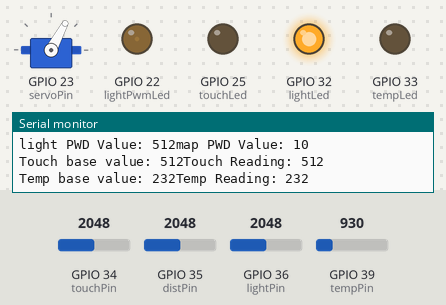
Bench run of a sketch on a simulated ESP32. Shown: servo, output pins drawn as LEDs (lit = HIGH), the last lines printed to the serial monitor. The test bench sets the inputs (shaded band); at power-on: GPIO 39 (tempPin) = 930, GPIO 35 (distPin) = 2048, GPIO 34 (touchPin) = 2048, GPIO 36 (lightPin) = 2048 (analog values on the 0–4095 scale).

Above: at 5.2 s.
5.3 s: GPIO 39 (tempPin) set to 1031
At 6.1 s:
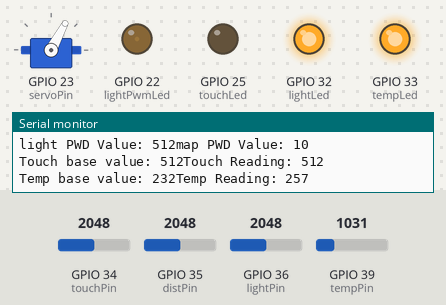
6.8 s: GPIO 35 (distPin) set to 2866
At 8.0 s:
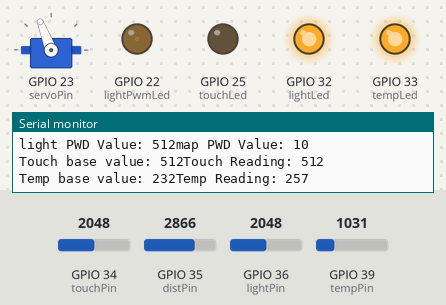
8.3 s: GPIO 34 (touchPin) set to 1918
9.8 s: GPIO 34 (touchPin) set to 1805
At 10.4 s:
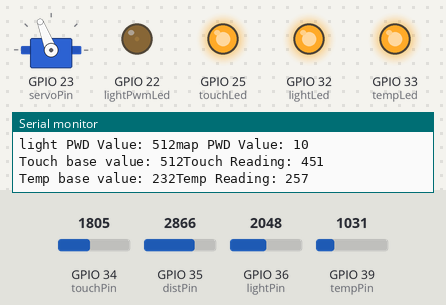
11.3 s: GPIO 36 (lightPin) set to 1228
At 11.8 s:
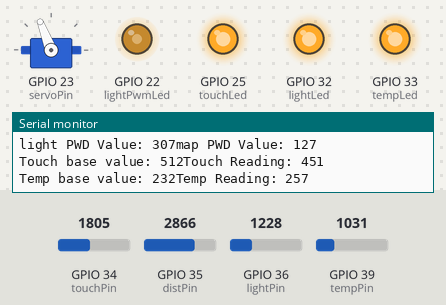
12.9 s: GPIO 39 (tempPin) set to 809
At 13.3 s:
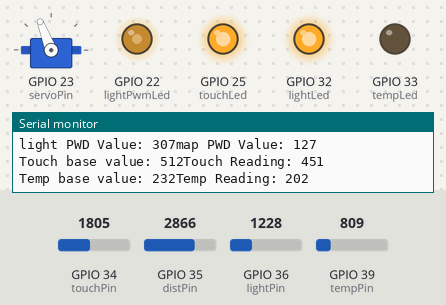
Timing chart, 0 to 15.4 s (numbered marks = the images above; inputs shaded):
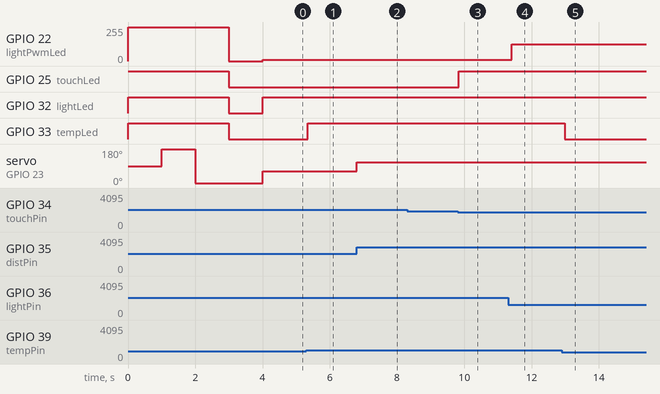

Measured:
- the behaviour switches between 975 and 976 on GPIO 39 (tempPin) (found by bisection; images 0 and 1)
- the behaviour switches between 1844 and 1843 on GPIO 34 (touchPin) (found by bisection; images 2 and 3)
- after the input at 5.3 s, GPIO 33 (tempLed): LOW → HIGH after 0.05 s
- after the input at 6.8 s, servo on GPIO 23 (servoPin): 62° → 111° at once
- after the input at 9.8 s, GPIO 25 (touchLed): LOW → HIGH at once
- after the input at 11.3 s, GPIO 22 (lightPwmLed): 10/255 → 127/255 after 0.11 s
- after the input at 12.9 s, GPIO 33 (tempLed): HIGH → LOW after 0.08 s

The sketch:

CDA4630_Midterm_distance.ino
```cpp
/*
Embedded System Midterm for Classes CDA4630 and CDA6316
Based on ESP32 technology, NodeMCU-32S
Dr. Bassem Alhalabi
Florida Atlantic Univercity, Boca Raton
Update: 2023-0928

Modified by Alain Padron for Embedded Systems Fall 2024
*/

// include files
#include <ESP32Servo.h> // Files downloaded from library manager

// class obects
Servo myservo; // using class servo to create servo object, myservo, to control a servo motor

// ---------- defining pins for inputs
const int servoPin = 23; // servo pin
const int distPin = 35; // ir analog pin
const int lightPin = 36; // light sensor pins
const int touchPin = 34; // touch sensor pin
const int tempPin = 39; // temperature sensor pin

// ---------- defining pins for outputs
const int touchLed = 25; // touch green led
const int lightLed = 32; // ligh blue led
const int lightPwmLed = 22; // light yellow led - pwm
const int tempLed = 33; // temperature red led

// ---------- sensor values
int touchVal = 0, baseTouchVal=0;
int lightVal = 0, baseLightVal = 0, pwmVal=0, mapPwmVal=0;
int tempVal = 0, baseTempVal = 0;
int distVal = 0, baseDistVal=0, mapDistVal =0;
int flag=0;


// ---------- Main functions


// setup function: init all connections
void setup()
{
  // Set up ADC resolution to 10 bits: will get values between 0-1024
  analogReadResolution(10);

  // connect servo myservo to servoPin
  myservo.attach(servoPin);

  // set up analog pin as inputs
  pinMode(distPin, INPUT);
  pinMode(lightPin, INPUT);
  pinMode(touchPin, INPUT);
  pinMode(tempPin, INPUT);

  // set output pins
  pinMode(touchLed, OUTPUT);
  pinMode(lightLed, OUTPUT);
  pinMode(tempLed, OUTPUT);
  pinMode(lightPwmLed, OUTPUT);

  // set up default values
  digitalWrite(touchLed, HIGH);
  digitalWrite(lightLed, HIGH);
  digitalWrite(tempLed, HIGH);
  digitalWrite(lightPwmLed, HIGH);

  delay(1000); // wait for 1000 ms
  myservo.write (180);

  delay(1000); // wait for 1000 ms
  myservo.write (0);

  delay(1000); // wait for 1000 ms
  digitalWrite(touchLed, LOW);
  digitalWrite(lightLed, LOW);
  digitalWrite(tempLed, LOW);
  digitalWrite(lightPwmLed, LOW);

  delay(1000); // wait for 1000 ms
  // start the serial port
  Serial.begin(115200);
  // read sensors values and save them as baseline values
  baseLightVal = analogRead(lightPin); // room light
  baseTempVal = analogRead(tempPin); // room temperature
  baseTouchVal = analogRead(touchPin); // room touch
  baseDistVal = analogRead(distPin); // room distance
}

void loop()
{


  // ---------- distance sensor controls


  // read the distance sensor, set the min/max limits, and map to full range 0-180
  distVal = analogRead(distPin); // 0 - 1023
  distVal = min (distVal, 1000);
  distVal = max (distVal, 250);
  mapDistVal = map (distVal, 250, 1000, 0, 180); // map values between in range (250, 1010) to values in range (0, 180)
  myservo.write (mapDistVal);

  // ********** requirement # 1
  // the code above causes the servo to sweep from 0-90 as the distVal sweeps from 250-1000 as you vertically move your hand up/down over the distance sensor
  // modify the code so that if you move your hand horizantally quickly the servo stops in its last position
  /* enter your comments here:


  */


  // ---------- light sensor controls


  // read light sensor
  lightVal = analogRead(lightPin); // light sensor

  // The following two lines designate a deadzone band for the blue led.
  if ( (lightVal > (baseLightVal - (0.1 * baseLightVal) ) ) )  // if incoming light is above the 90% threshold, turn LED on
    { digitalWrite(lightLed, HIGH); }
  else if ( (lightVal < (baseLightVal - (0.9 * baseLightVal) ) ) )  // if incoming light is below the 10% threshold, turn LED off
    { digitalWrite(lightLed, LOW); }
  // observe when the blue led turns off and on as you move your finger up and down above the light sensor

  // ********** requirement #2
  // change the code above to expand the range from 0.3-0.5 to the max and explore the changes.
  /* enter your comments here:

    Modified the code to use a high threashold of 90% to turn the LED on and a low threshold of 10% to turn the LED off.
    This means that when the incoming light is greater than 90% of the base light value, the LED will turn on.
    When the incoming light is less than 10% of the base light value, the LED will turn off.

  */

  // ---------- pwm controls for the yellow led, where led dims from 100% to 0% based on the light value


  pwmVal = lightVal; // copy the light val
  pwmVal = min(pwmVal, baseLightVal); // allow pwmVal value to be max at room light
  pwmVal = max(pwmVal, 100); // allow pwmVal value to be min is 10
  mapPwmVal = map(pwmVal, 100, baseLightVal, 245, 10);
  analogWrite(lightPwmLed, mapPwmVal);
  // ********** requirement #3
  // modify the code above to reverse the effect of dimming, that is when you cover the light sensors the yellow led should be at brightes
  /* enter your comments here:

  Swapping the 245 and 10 values will reverse the dimming effect. This is due to how th map function works.
  The map function maps the value of pwmVal from the range of 100 to baseLightVal to the range of 245 to 10, which means
  that the higher the value of pwmVal, the lower the value of mapPwmVal. This will cause the LED to be brighter when the incoming light is lower.

  */


  // ---------- touch sensor controls


  // read the touch sensor, and if touched, turn on the green led, when no touch turn led off
  touchVal = analogRead(touchPin);
  if (touchVal < (0.9 * baseTouchVal) ) // using 90% of the baseline value as the threshold
    { digitalWrite(touchLed, HIGH); } // if touched
  else
    { digitalWrite(touchLed, LOW); }
  // ********** requirement #4
  // the code above uses an absolute value to detect touching which may not be suitable for your skin
  // change that value to a percentage of the baseline value based on the actual reading when you touch
  /* enter your comments here:


  */
  // ********** requirement #5
  // change the code so that every time you touch, the led will toggle, and when you untouch, led stays the same. hit: use a flag
  /* enter your comments here:


  */


  // ---------- temperature sensor controls


  // read the temo sensor, and if temp higher than the baseline, turn red led on, else turn led off
  // you can increase the sensor temo by touching/sqweezing it between your thinp and index fingure
  tempVal = analogRead(tempPin); // tmp sensor
  if (tempVal > 1.05 * baseTempVal) { digitalWrite(tempLed, HIGH); }
  else { digitalWrite(tempLed, LOW); }
  // if you have skin temperature that is less than the room basline temp, the led will not turn on
  // in this case you need to change the code so that if the temperature is higher/ lower than the baseline, the led will turn on
  // ********** requirement #6
  // change the code and apply the deadzone band concept instead od threshold value, so that the led will stop flickering
  /* enter your comments here:


  */


  // ---------- printing on serial monitor


  Serial.print("Dist base value: "); Serial.print(baseDistVal); Serial.print("Dist map value: "); Serial.println(distVal);
  Serial.print("light base value: "); Serial.print(baseLightVal); Serial.print("light Reading: "); Serial.println(lightVal);
  Serial.print("light PWD Value: "); Serial.print(pwmVal); Serial.print("map PWD Value: "); Serial.println(mapPwmVal);
  Serial.print("Touch base value: "); Serial.print(baseTouchVal); Serial.print("Touch Reading: "); Serial.println(touchVal);
  Serial.print("Temp base value: "); Serial.print(baseTempVal); Serial.print("Temp Reading: "); Serial.println(tempVal);


  // ---------- the mian loop dealy


  // here we are usning a loop delay to slow down the update rate of the analoginput
  delay(100); // wait for 100ms, the invinit loop interval
  // ********** requirement #7
  // change the delay value (10, 100, 500 1000), and state you observation on the various loop delays
  /* enter your comments here:


*/
}
```
